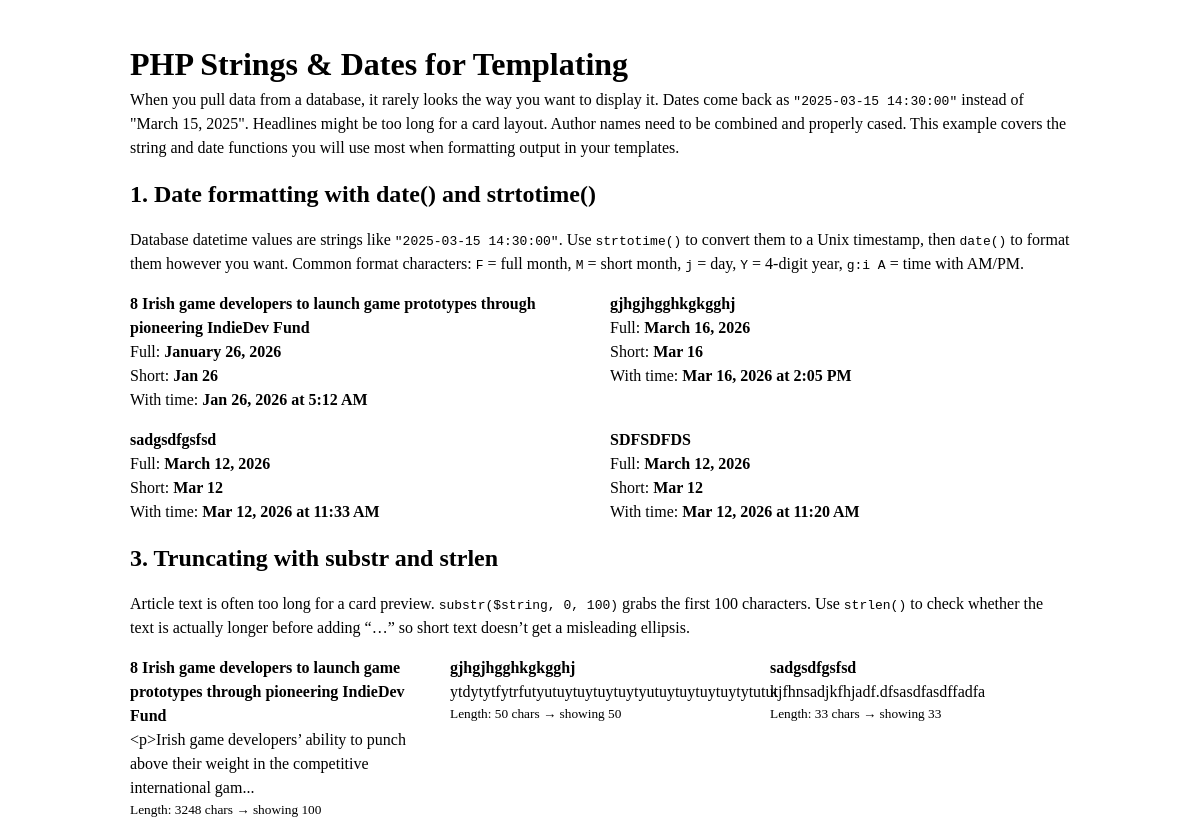
Page /examples/01-php-strings-dates.php on the earlier database version.
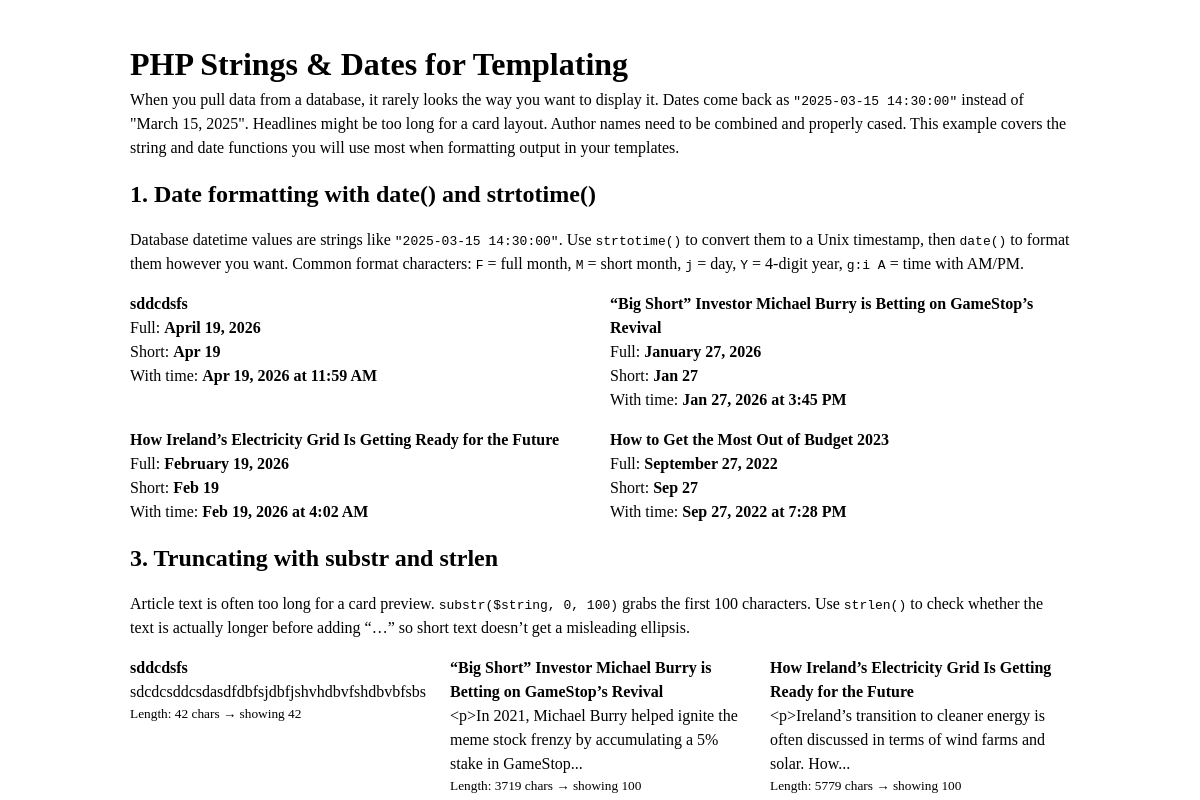
Same page on the later database version.
### tables this page shows
CREATE TABLE `stories` (
  `id` int NOT NULL,
  `headline` varchar(255) NOT NULL,
  `short_headline` varchar(255) NOT NULL,
  `subheadline` varchar(500) NOT NULL,
  `article` text NOT NULL,
  `img_url` varchar(255) NOT NULL,
  `author_id` int NOT NULL,
  `category_id` int NOT NULL,
  `location_id` int NOT NULL,
  `created_at` timestamp NOT NULL DEFAULT CURRENT_TIMESTAMP,
  `updated_at` timestamp NULL DEFAULT CURRENT_TIMESTAMP ON UPDATE CURRENT_TIMESTAMP
);

### lib/config.php (called while the page is built, shortened)
<?php
spl_autoload_register(function ($class) {
    $class_path = str_replace("\\", DIRECTORY_SEPARATOR, $class);
    $file = dirname(__DIR__) . '/classes/' . $class_path . '.php';
});
?>

### classes/DB.php (called while the page is built, shortened)
<?php
class DB {
    private function __construct() {
        $options = [
            PDO::ATTR_ERRMODE            => PDO::ERRMODE_EXCEPTION,
            PDO::ATTR_DEFAULT_FETCH_MODE => PDO::FETCH_ASSOC,
            PDO::ATTR_EMULATE_PREPARES   => false,
            PDO::MYSQL_ATTR_FOUND_ROWS   => true
        ];
    }
}

### classes/Story.php (called while the page is built, shortened)
<?php
require_once 'DB.php';
class Story
{
    public function __construct($data = null)
    {
        if ($data != null) {
            $this->headline       = $data["headline"] ?? null;
            $this->article     = $data["article"] ?? null;
            if (array_key_exists("created_at", $data)) {
                $this->created_at = $data["created_at"];
            }
        }
    }
    private static function find($sql, $params, $options = NULL)
    {
        $stories = array();
        $db = null;
        try {
            $db = DB::getInstance()->getConnection();
            if ($options != NULL && is_array($options)) {
                if (array_key_exists("order_by", $options)) {
                    $allowed_columns = array_keys(get_class_vars(self::class));
                    if (in_array($options["order_by"], $allowed_columns)) {
                        $direction = (array_key_exists("order", $options) && strtoupper($options["order"]) === "DESC") ? "DESC" : "ASC";
                        $sql .= " ORDER BY " . $options["order_by"] . " " . $direction;
                    }
                }
                if (array_key_exists("limit", $options)) {
                    $sql .= " LIMIT :limit";
                    $params["limit"] = $options["limit"];
                }
            }
            $stmt = $db->prepare($sql);
            $status = $stmt->execute($params);
            if ($stmt->rowCount() !== 0) {
                $row = $stmt->fetch(PDO::FETCH_ASSOC);
                while ($row !== FALSE) {
                    $story = new Story($row);
                    $stories[] = $story;
                    $row = $stmt->fetch(PDO::FETCH_ASSOC);
                }
            }
        } finally {
            if ($db !== null) {
                $db = null;
            }
        }
        return $stories;
    }
    public static function findAll($options = NULL)
    {
        $sql = "SELECT * FROM stories";
        $params = [];
        $stories = Story::find($sql, $params, $options);
        return $stories;
    }
}

### examples/01-php-strings-dates.php (the view, shortened to what the changed rows need)
<?php
require_once "../lib/config.php";
$stories = Story::findAll(["limit" => 9, "order_by" => "updated_at", "order" => "DESC"]);
?>
<html>
<head>
    <link rel="stylesheet" href="../css/reset.css">
    <link rel="stylesheet" href="../css/grid.css">
    <link rel="stylesheet" href="css/style.css">
</head>
<body>
    <div class="container">
        <div class="width-12">
            <h1>PHP Strings &amp; Dates for Templating</h1>
        </div>
        <div class="width-12">
            <h2>1. Date formatting with date() and strtotime()</h2>
        </div>
        <?php foreach (array_slice($stories, 0, 4) as $story) { ?>
            <div class="width-6">
                <h4><?= htmlspecialchars($story->headline) ?></h4>
                <p>
                    Full: <strong><?= date("F j, Y", strtotime($story->created_at)) ?></strong><br>
                    Short: <strong><?= date("M j", strtotime($story->created_at)) ?></strong><br>
                    With time: <strong><?= date("M j, Y \a\\t g:i A", strtotime($story->created_at)) ?></strong>
                </p>
            </div>
        <?php } ?>
        <div class="width-12">
            <h2>3. Truncating with substr and strlen</h2>
        </div>
        <?php foreach (array_slice($stories, 0, 3) as $story) { ?>
            <div class="width-4">
                <h4><?= htmlspecialchars($story->headline) ?></h4>
                <?php
                $limit = 100;
                $text = $story->article;
                if (strlen($text) > $limit) {
                    $preview = substr($text, 0, $limit) . "...";
                } else {
                    $preview = $text;
                }
                ?>
                <p><?= htmlspecialchars($preview) ?></p>
                <p><small>Length: <?= strlen($text) ?> chars &rarr; showing <?= min(strlen($text), $limit) ?></small></p>
            </div>
        <?php } ?>
    </div>
</body>
</html>

Differences in the rows shown:
no longer on this page (row unchanged): stories: headline "8 Irish game developers to launch game prototypes through pioneering IndieDev Fund", created_at "January 26, 2026", created_at "Jan 26", created_at "Jan 26, 2026 at 5:12 AM", article "<p>Irish game developers’ ability to punch above their weight in the competitive international gam...", article "3248", article "100"
removed stories: headline "gjhgjhgghkgkgghj", created_at "March 16, 2026", created_at "Mar 16", created_at "Mar 16, 2026 at 2:05 PM", article "ytdytytfytrfutyutuytuytuytuytyutuytuytuytuytytutut", article "50"
removed stories: headline "sadgsdfgsfsd", created_at "March 12, 2026", created_at "Mar 12", created_at "Mar 12, 2026 at 11:33 AM", article "kjfhnsadjkfhjadf.dfsasdfasdffadfa", article "33"
removed stories: headline "SDFSDFDS", created_at "March 12, 2026", created_at "Mar 12", created_at "Mar 12, 2026 at 11:20 AM", shown under "1. Date formatting with date() and strtotime()"
added stories: headline "sddcdsfs", created_at "April 19, 2026", created_at "Apr 19", created_at "Apr 19, 2026 at 11:59 AM", article "sdcdcsddcsdasdfdbfsjdbfjshvhdbvfshdbvbfsbs", article "42"
now on this page (row edited): stories: headline "“Big Short” Investor Michael Burry is Betting on GameStop’s Revival", created_at "January 27, 2026", created_at "Jan 27", created_at "Jan 27, 2026 at 3:45 PM", article "<p>In 2021, Michael Burry helped ignite the meme stock frenzy by accumulating a 5% stake in GameStop...", article "3719", article "100"
now on this page (row edited): stories: headline "How Ireland’s Electricity Grid Is Getting Ready for the Future", created_at "February 19, 2026", created_at "Feb 19", created_at "Feb 19, 2026 at 4:02 AM", article "<p>Ireland’s transition to cleaner energy is often discussed in terms of wind farms and solar. How...", article "5779", article "100"
now on this page (row edited): stories: headline "How to Get the Most Out of Budget 2023", created_at "September 27, 2022", created_at "Sep 27", created_at "Sep 27, 2022 at 7:28 PM", shown under "1. Date formatting with date() and strtotime()"
